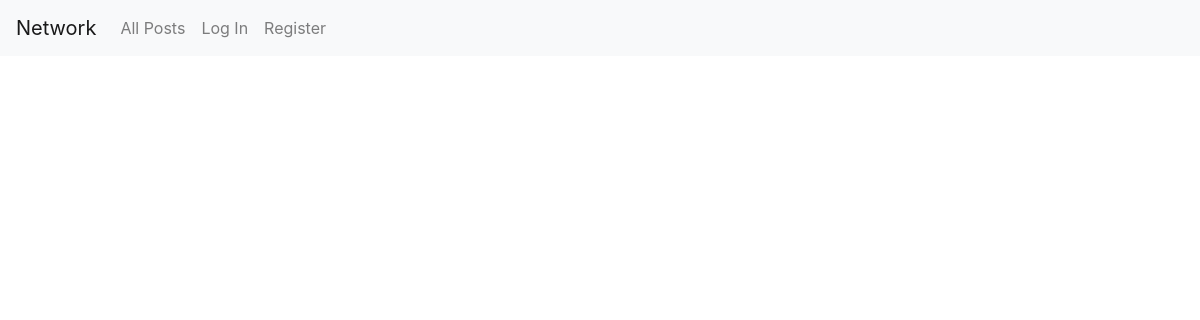
The app's page /, older data.
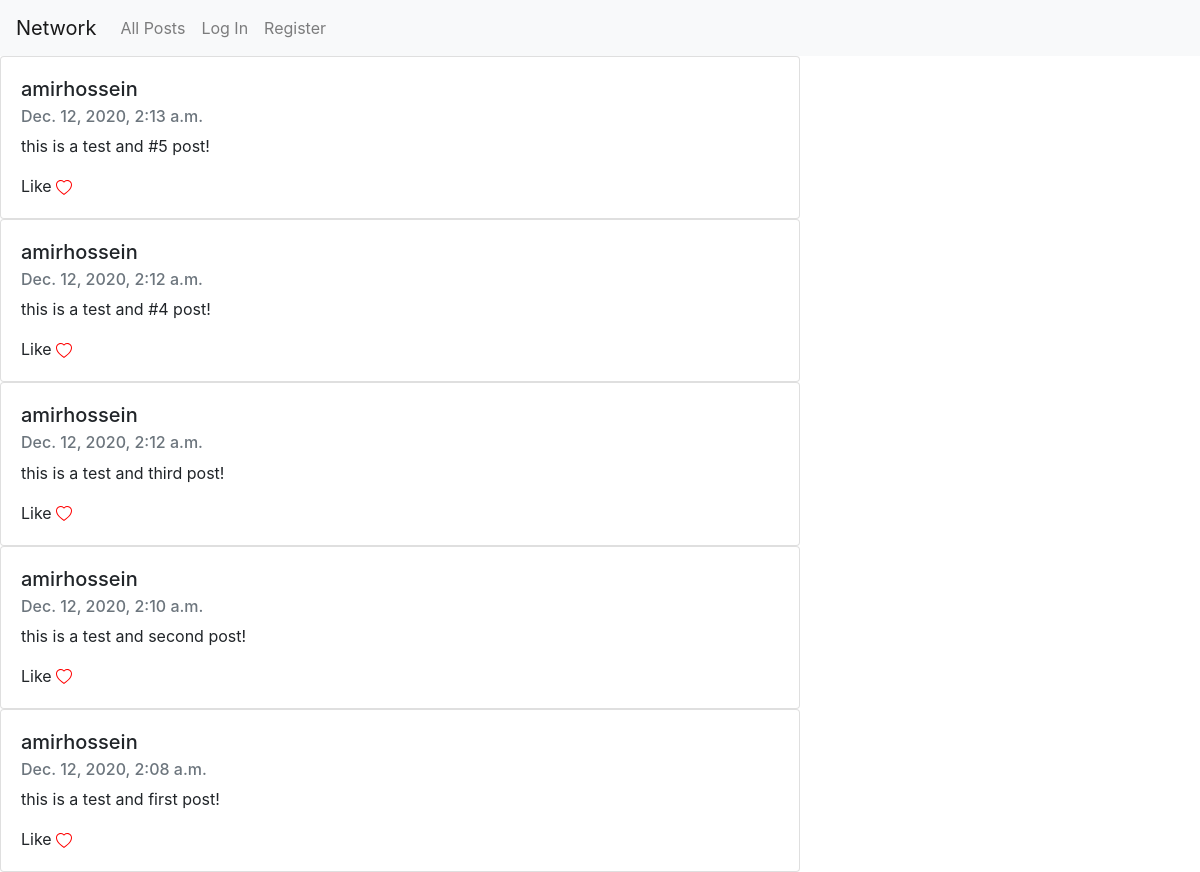
The same page, newer data.
### network/models.py (models this page shows, shortened)
class Post(models.Model):
    owner = models.ForeignKey("User", on_delete=models.CASCADE, related_name="post_sent")
    body = models.TextField(blank=False)
    timestamp = models.DateTimeField(auto_now_add=True)
    likes_count = models.IntegerField(default=0)
    likers = models.ManyToManyField("User", related_name="post_likers", blank=True)

class User(AbstractUser):
    pass

### network/views.py (the view, shortened to what this page needs)
# urls.py: path("", views.index, name="index"),
@csrf_exempt
def index(request):
    if  request.method == 'POST' and not request.user.is_authenticated:
        return HttpResponseRedirect(reverse("login"))
    else:
        all_posts = Post.objects.order_by("-timestamp").all()
        content = {
            "all_posts": all_posts
        }
        return render(request, "network/index.html", content)

### network/templates/network/index.html (shortened to what this page needs)
{% extends "network/layout.html" %}
{% load static %}
{% block body %}
    <div id="posts">
        {% for post in all_posts %}
            <div class="card" style="width: 50rem;">
              <div class="card-body">
                <h5 class="card-title">{{post.owner}}</h5>
                <h6 class="card-subtitle mb-2 text-muted">{{post.timestamp}}</h6>
                <p class="card-text">{{post.body}}</p>
                <span>Like</span>
              </div>
            </div>
        {% endfor %}
    </div>
{% endblock %}

Row changes from the older to the newer data that the page shows:
added Post: owner "amirhossein", timestamp "Dec. 12, 2020, 2:13 a.m.", body "this is a test and #5 post!"
added Post: owner "amirhossein", timestamp "Dec. 12, 2020, 2:12 a.m.", body "this is a test and #4 post!"
added Post: owner "amirhossein", timestamp "Dec. 12, 2020, 2:12 a.m.", body "this is a test and third post!"
added Post: owner "amirhossein", timestamp "Dec. 12, 2020, 2:10 a.m.", body "this is a test and second post!"
added Post: owner "amirhossein", timestamp "Dec. 12, 2020, 2:08 a.m.", body "this is a test and first post!"
